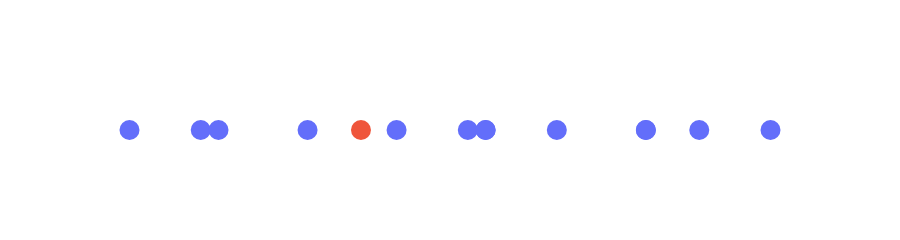

The cell this chart's notebook holds for it:
### Code cell
import plotly.graph_objects as go
fig = go.Figure()
fig.add_trace(go.Scatter(
    x=[168, 165, 136, 156, 151, 140, 165, 141, 160, 172, 155, 146, 156], y=[0,0,0,0,0,0,0,0,0,0,0,0,0], mode='markers', marker_size=20,
 showlegend=False))
fig.add_trace(go.Scatter(
    x=[149], y=[0], mode='markers', marker_size=20,
 showlegend=False))
fig.update_xaxes(showgrid=False)
fig.update_yaxes(showgrid=False, 
                 zeroline=True, zerolinecolor='white', zerolinewidth=3,
                 showticklabels=False, color='white')
fig.update_layout(height=200,paper_bgcolor='rgba(0,0,0,0)',
    plot_bgcolor='rgba(0,0,0,0)')
fig.layout.xaxis.color = 'white'
fig.show()

### Figure 1 — Plotly figure (JSON) as saved in the notebook; plotly's stock layout.template omitted (floating-point values rounded to 4 significant figures)
{"data": [{"marker": {"size": 20}, "mode": "markers", "showlegend": false, "type": "scatter", "x": [168, 165, 136, 156, 151, 140, 165, 141, 160, 172, 155, 146, 156], "y": [0, 0, 0, 0, 0, 0, 0, 0, 0, 0, 0, 0, 0]}, {"marker": {"size": 20}, "mode": "markers", "showlegend": false, "type": "scatter", "x": [149], "y": [0]}], "layout": {"height": 200, "paper_bgcolor": "rgba(0,0,0,0)", "plot_bgcolor": "rgba(0,0,0,0)", "xaxis": {"color": "white", "showgrid": false}, "yaxis": {"color": "white", "showgrid": false, "showticklabels": false, "zeroline": true, "zerolinecolor": "white", "zerolinewidth": 3}}}
